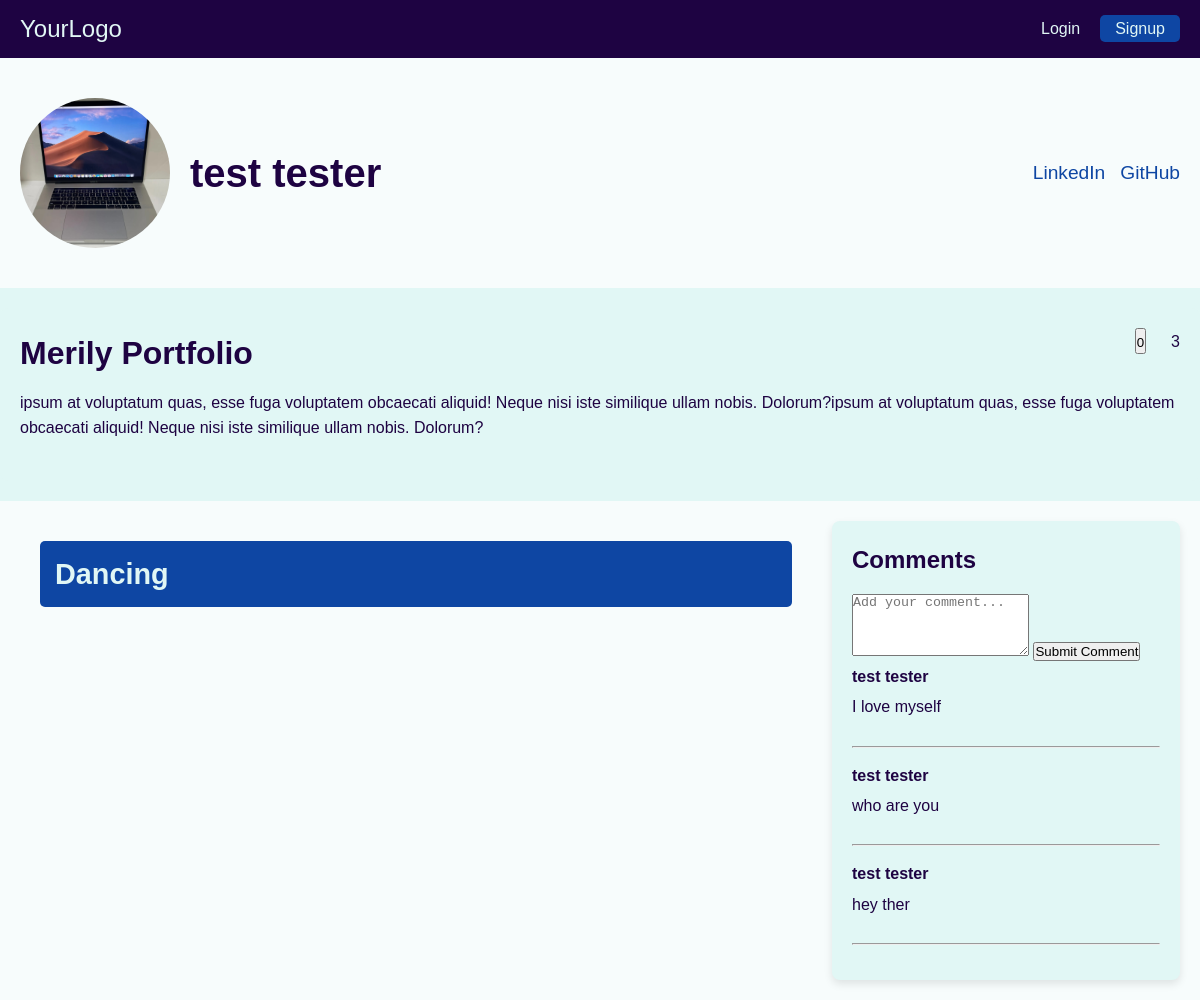
/portfolio/1/ (signed in), run on the app's committed database.
### user/models.py (models this page shows, shortened)
class User(AbstractUser):
    email = models.EmailField(unique=True, blank=False, null=False)  # Overriding the inherited field
    profile_picture = models.ImageField(upload_to='profile_pictures/', default='profile_pictures/default.jpg', blank=True, null=True)
    bio = models.TextField(blank=True, null=True)
    date_joined = models.DateTimeField(auto_now_add=True)

### portfolio/models.py (models this page shows, shortened)
class Portfolio(models.Model):
    user = models.ForeignKey(settings.AUTH_USER_MODEL, on_delete=models.CASCADE, related_name='portfolios')
    title = models.CharField(max_length=200)
    description = models.TextField()
    tags = models.ManyToManyField(Tag, related_name='portfolios', blank=True)
    date_created = models.DateTimeField(auto_now_add=True)

class Project(models.Model):
    portfolio = models.ForeignKey(Portfolio, on_delete=models.CASCADE, related_name='projects')
    title = models.CharField(max_length=200)
    description = models.TextField()
    date_created = models.DateTimeField(auto_now_add=True)

class Interaction(models.Model):
    user = models.ForeignKey(settings.AUTH_USER_MODEL, on_delete=models.CASCADE)
    portfolio = models.ForeignKey(Portfolio, on_delete=models.CASCADE, related_name='interactions')
    liked = models.BooleanField(default=False)
    comment = models.TextField(blank=True, null=True)
    date_created = models.DateTimeField(auto_now_add=True)
    class Meta:
        unique_together = ('user', 'portfolio')

### portfolio/views.py (the view, shortened to what this page needs)
# urls.py: path('<int:pk>/', views.portfolio_detail, name='portfolio_detail'),
@login_required
def portfolio_detail(request, pk):
    portfolio = get_object_or_404(Portfolio, pk=pk)
    user = portfolio.user
    social_tags = SocialTag.objects.filter(user=user).first()
    projects = Project.objects.filter(portfolio=portfolio)
    likes_count = portfolio.interactions.filter(liked=True).count()
    comments = portfolio.interactions.exclude(comment__isnull=True)
    context = {
        'portfolio': portfolio,
        'user': user,
        'social_tags': social_tags,
        'projects': projects,
        'likes_count': likes_count,
        'comments': comments,
    }
    return render(request, 'portfolio/portfolio-detail.html', context)

### portfolio/templates/portfolio/portfolio-detail.html (shortened to what this page needs)
{% load static %}
<!DOCTYPE html>
<html lang="en">
<head>
    <link rel="stylesheet" href="{% static 'portfolio/css/portfolio-detail.css' %}">
</head>
<body>
    <nav class="navbar">
        <div class="navbar-container">
            <a href="#" class="logo">YourLogo</a>
            <ul class="nav-links">
                <li><a href="#" class="nav-link">Login</a></li>
                <li><a href="#" class="nav-link signup">Signup</a></li>
            </ul>
        </div>
    </nav>
    <div class="user-profile">
        <div class="profile-info">
            <img src="{{ user.profile_picture.url }}" alt="User Picture" class="profile-picture">
            <h1 class="user-name">{{ user.get_full_name }}</h1>
        </div>
        <div class="social-tags">
            {% if social_tags.linkedin %}
                <a href="{{ social_tags.linkedin }}" class="social-link">LinkedIn</a>
            {% endif %}
            {% if social_tags.github %}
                <a href="{{ social_tags.github }}" class="social-link">GitHub</a>
            {% endif %}
        </div>
    </div>
    <div class="portfolio-detail">
        <h2 class="portfolio-title">{{ portfolio.title }}</h2>
        <p class="portfolio-description">{{ portfolio.description }}</p>
        <div class="portfolio-stats">
            <div class="likes">
                <form id="like-form" action="{% url 'like_portfolio' portfolio.pk %}" method="POST">
                    <button type="submit" class="like-button">
                         <span id="like-count">{{ likes_count }}</span>
                    </button>
                </form>
            </div>
            <div class="comments">
                 <span>{{ comments.count }}</span>
            </div>
        </div>
    </div>
    <div class="main-container">
        <div class="projects">
            {% for project in projects %}
            <div class="project-section">
                <h3 class="project-title">{{ project.title }}</h3>
            </div>
            {% endfor %}
        </div>
        <div class="comments-section">
            <h2>Comments</h2>
            <form action="{% url 'add_comment' portfolio.pk %}" method="POST">
                <textarea name="comment" rows="4" required placeholder="Add your comment..."></textarea>
                <button type="submit" class="btn btn-primary">Submit Comment</button>
            </form>
            {% for comment in comments %}
            <div class="comment">
                <h4 class="commenter-name">{{ comment.user.get_full_name }}</h4>
                <p class="comment-text">{{ comment.comment }}</p>
                <br>
                <hr>
            </div>
            {% endfor %}
        </div>
    </div>
</body>
</html>

### portfolio/static/portfolio/css/portfolio-detail.css (style rules this page uses)
* { margin: 0; padding: 0; box-sizing: border-box; }
body { font-family: 'Arial', sans-serif; line-height: 1.6; background-color: #E1F7F5; color: #1E0342; }
.navbar { position: sticky; top: 0; width: 100%; background-color: #1E0342; padding: 10px 20px; z-index: 1000; }
.navbar-container { display: flex; justify-content: space-between; align-items: center; }
.logo { font-size: 1.5rem; color: #E1F7F5; text-decoration: none; }
.nav-links { list-style: none; display: flex; gap: 20px; }
.nav-link { color: #E1F7F5; text-decoration: none; font-size: 1rem; transition: color 0.3s ease; }
.signup { padding: 5px 15px; background-color: #0E46A3; border-radius: 5px; }
.user-profile { display: flex; justify-content: space-between; align-items: center; padding: 40px 20px; background-color: #F7FCFC; margin-bottom: 20px; }
.profile-info { display: flex; align-items: center; }
.profile-picture { width: 150px; height: 150px; border-radius: 50%; margin-right: 20px; }
.user-name { font-size: 2.5rem; color: #1E0342; }
.social-tags { display: flex; gap: 15px; }
.social-link { color: #0E46A3; text-decoration: none; font-size: 1.2rem; transition: color 0.3s ease; }
.portfolio-detail { padding: 20px; background-color: #E1F7F5; border-radius: 8px; margin-bottom: 20px; position: relative; }
.portfolio-title { font-size: 2rem; margin-bottom: 10px; }
.portfolio-description { margin-bottom: 10px; }
.portfolio-stats { position: absolute; top: 20px; right: 20px; display: flex; gap: 20px; }
.portfolio-stats .likes, .portfolio-stats .comments { display: flex; align-items: center; gap: 5px; color: #1E0342; }
.main-container { display: flex; gap: 20px; max-width: 1200px; margin: 0 auto; padding: 20px; background-color: #F7FCFC; }
.projects { flex: 1; max-width: 1200px; margin: 0 auto; padding: 20px; }
.project-section { margin-bottom: 20px; }
.project-title { font-size: 1.8rem; background-color: #0E46A3; color: #E1F7F5; padding: 10px 15px; border-radius: 5px; cursor: pointer; transition: background-color 0.3s ease; }
.comments-section { flex: 0 0 30%; position: sticky; top: 20px; background-color: #E1F7F5; border-radius: 8px; padding: 20px; box-shadow: 0 4px 8px rgba(0, 0, 0, 0.1); }
.comments-section h2 { font-size: 1.5rem; margin-bottom: 15px; }
.comment { margin-bottom: 15px; }
.commenter-name { font-weight: bold; margin-bottom: 5px; }
.comment-text { font-size: 1rem; }

### data on the page
User: profile_picture (picture), get_full_name "test tester"
Portfolio: title "Merily Portfolio", description "ipsum at voluptatum quas, esse fuga voluptatem obcaecati aliquid! Neque nisi iste similique ullam nobis. Dolorum?ipsum at voluptatum quas, esse fuga voluptatem obcaecati aliquid! Neque nisi iste similique ullam nobis. Dolorum?"
Project: title "Dancing"
Interaction: user.get_full_name "test tester", comment "I love myself"
Interaction: user.get_full_name "test tester", comment "who are you"
Interaction: user.get_full_name "test tester", comment "hey ther"

### other printed values
{{ likes_count }} "0"
{{ comments.count }} "3"
